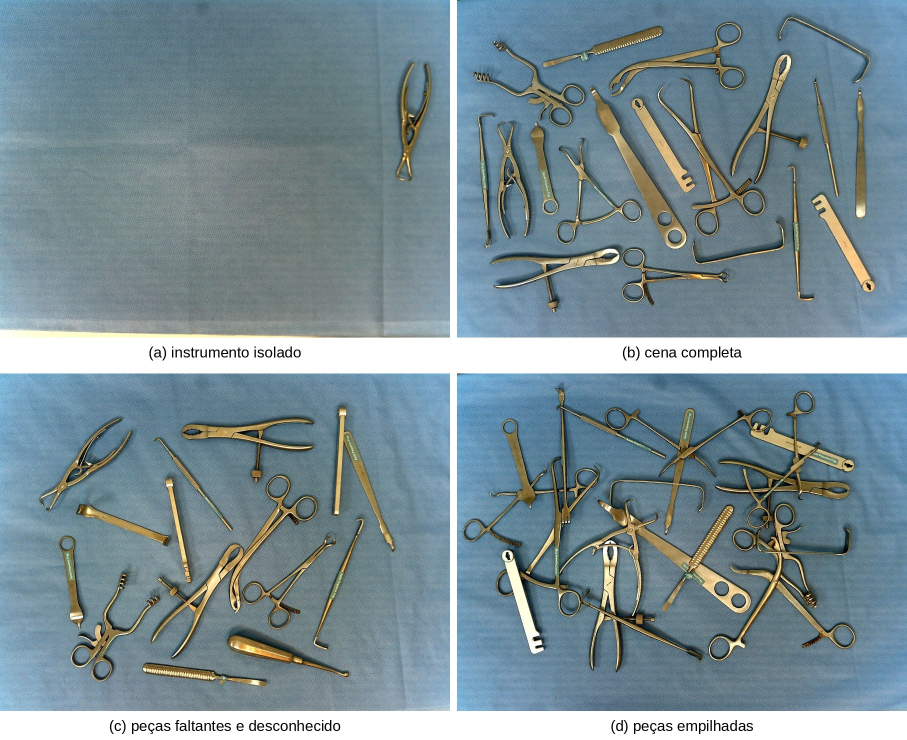
#> input picture figura_03_exemplos_dataset.jpg, 1814 x 1480 px, given in place of the camera (shown at 1/2 size)
$ python captura_treino.py   (older library calls are emulated)
#> lines starting #> are read from the running program, lines starting #| are printed output that depends on the picture
import os
import re
import ctypes
from ctypes import wintypes
import cv2  # importa a biblioteca OpenCV (captura de câmera, processamento e exibição de imagens)

# ===== CONFIGURAÇÕES =====
INDICE_CAMERA = 0     # número da câmera no Windows (0 = primeira câmera encontrada)
LARGURA = 2048        # largura pedida à câmera, em pixels (4:3 de sensor inteiro; máximo da OV5640 é 2592x1944 a 15fps)
ALTURA = 1536         # altura pedida à câmera, em pixels (mantenha 4:3; 1920x1080 é 16:9 e CORTA o campo de visão)
REALCE_INICIAL = 2    # posição inicial da barra de realce (2 = intensidade 0.2; barra vai de 0 a 30)
LARGURA_JANELA = 1280 # largura usada só para mostrar na tela; a imagem real continua em alta resolução

FOCO_MAX = 1023       # valor máximo da barra de foco (faixa do driver: muitos usam 0-1023, alguns 0-255)
FOCO_INICIAL = 10     # valor de foco aplicado ao abrir o programa (o que você achou ideal na bancada)
PASSO_VARREDURA = 20  # de quanto em quanto o foco anda na busca automática (tecla A)


# ===== PADRÕES DO DRIVER (valores da janela "Propriedades de HD USB Camera") =====
# Aplicados automaticamente toda vez que o programa abre. A tecla C continua abrindo a janela do driver
# para ajuste manual; a tecla R reaplica estes padrões. Para mudar o padrão, edite os números abaixo.
PADROES_CAMERA = {
    "Brilho":              (cv2.CAP_PROP_BRIGHTNESS,   6),
    "Contraste":           (cv2.CAP_PROP_CONTRAST,     9),
    "Matiz":               (cv2.CAP_PROP_HUE,          -7),
    "Saturação":           (cv2.CAP_PROP_SATURATION,   7),
    "Nitidez (driver)":    (cv2.CAP_PROP_SHARPNESS,    7),
    "Gama":                (cv2.CAP_PROP_GAMMA,        5),
    "Comp. luz de fundo":  (cv2.CAP_PROP_BACKLIGHT,    0),
    "Ganho":               (cv2.CAP_PROP_GAIN,         0),
}
BALANCO_BRANCO_AUTO = 1     # 1 = automático (marcado na janela do driver)
BALANCO_BRANCO_VALOR = 5045 # valor mostrado na janela (só vale se o automático estiver desligado)
EXPOSICAO_AUTO = 1          # 1 = automático (marcado na janela do driver)
EXPOSICAO_VALOR = -6        # valor mostrado na janela (só vale se o automático estiver desligado)


def aplicar_padroes_camera(camera):                      # envia todos os padrões do driver para a câmera
    for nome, (prop, valor) in PADROES_CAMERA.items():   # percorre cada parâmetro da tabela acima
        camera.set(prop, valor)                          # envia o valor para o driver
    camera.set(cv2.CAP_PROP_AUTO_WB, BALANCO_BRANCO_AUTO)          # liga/desliga o balanço de branco automático
    if not BALANCO_BRANCO_AUTO:                                    # só no manual o valor é usado
        camera.set(cv2.CAP_PROP_WB_TEMPERATURE, BALANCO_BRANCO_VALOR)
    camera.set(cv2.CAP_PROP_AUTO_EXPOSURE, 0.75 if EXPOSICAO_AUTO else 0.25)  # 0.75 = auto, 0.25 = manual
    if not EXPOSICAO_AUTO:                                         # só no manual o valor é usado
        camera.set(cv2.CAP_PROP_EXPOSURE, EXPOSICAO_VALOR)
    print("Padrões aplicados (valor pedido -> valor lido do driver):")   # confere o que o driver aceitou
    for nome, (prop, valor) in PADROES_CAMERA.items():
        print(f"  {nome}: {valor} -> {camera.get(prop)}")
    print(f"  Balanço de branco auto: {camera.get(cv2.CAP_PROP_AUTO_WB)} | Exposição: {camera.get(cv2.CAP_PROP_EXPOSURE)}")
    print("  (Rotação 0 e PowerLine 60 Hz não são controláveis pelo OpenCV; ficam como estão no driver)")


# ===== PASTA DAS FOTOS =====
NOME_PASTA_FOTOS = "fotos_treino"   # pasta criada dentro da Área de Trabalho
PREFIXO_FOTO = "img_"               # nomes: img_0001.jpg, img_0002.jpg, ...
QUALIDADE_JPEG = 95                 # qualidade do JPG salvo (0-100)


def pasta_area_de_trabalho():                            # descobre a Área de Trabalho real (inclusive com OneDrive)
    try:
        class GUID(ctypes.Structure):
            _fields_ = [("a", wintypes.DWORD), ("b", wintypes.WORD), ("c", wintypes.WORD), ("d", ctypes.c_ubyte * 8)]
        # FOLDERID_Desktop = {B4BFCC3A-DB2C-424C-B029-7FE99A87C641}
        fid = GUID(0xB4BFCC3A, 0xDB2C, 0x424C, (ctypes.c_ubyte * 8)(0xB0, 0x29, 0x7F, 0xE9, 0x9A, 0x87, 0xC6, 0x41))
        ptr = ctypes.c_wchar_p()
        if ctypes.windll.shell32.SHGetKnownFolderPath(ctypes.byref(fid), 0, None, ctypes.byref(ptr)) == 0:
            caminho = ptr.value
            ctypes.windll.ole32.CoTaskMemFree(ptr)
            return caminho
    except Exception:
        pass
    return os.path.join(os.path.expanduser("~"), "Desktop")   # alternativa caso o método acima falhe


def proximo_numero(pasta):                               # menor número livre: preenche buracos deixados por fotos apagadas
    usados = set()
    for nome in os.listdir(pasta):
        m = re.fullmatch(re.escape(PREFIXO_FOTO) + r"(\d+)\.(jpg|txt)", nome)   # conta .jpg e também .txt (label)
        if m:                                            # (assim não reaproveita um número que ainda tem label antigo)
            usados.add(int(m.group(1)))
    n = 1
    while n in usados:
        n += 1
    return n


def salvar_foto(frame, pasta, numero):                   # salva o JPG (funciona também com acentos no caminho)
    caminho = os.path.join(pasta, f"{PREFIXO_FOTO}{numero:04d}.jpg")
    ok, buf = cv2.imencode(".jpg", frame, [cv2.IMWRITE_JPEG_QUALITY, QUALIDADE_JPEG])
    if ok:
        buf.tofile(caminho)
    return ok, caminho


def medir_nitidez(frame):                                # calcula um número que indica o quão nítida está a imagem
    cinza = cv2.cvtColor(frame, cv2.COLOR_BGR2GRAY)      # converte a imagem colorida (BGR) para tons de cinza
    return cv2.Laplacian(cinza, cv2.CV_64F).var()        # aplica o Laplaciano (detecta bordas) e retorna a variância:
                                                         # muitas bordas definidas = valor alto = imagem nítida


def nitidez_centro(frame, fracao=0.4):                   # mede a nitidez só na região central da imagem
    """Mede a nitidez só no centro da imagem (onde fica o instrumental)."""
    h, w = frame.shape[:2]                               # pega a altura (h) e a largura (w) da imagem
    dh, dw = int(h * fracao / 2), int(w * fracao / 2)    # metade da altura/largura do recorte (40% da imagem no total)
    return medir_nitidez(frame[h//2 - dh:h//2 + dh, w//2 - dw:w//2 + dw])  # recorta o centro e mede a nitidez dele


def aplicar_realce(frame, intensidade):                  # realça as bordas da imagem (técnica "unsharp mask")
    if intensidade <= 0:                                 # se o realce estiver zerado...
        return frame                                     # ...devolve a imagem original sem mexer
    borrado = cv2.GaussianBlur(frame, (0, 0), 3)         # cria uma cópia borrada da imagem (desfoque gaussiano, sigma 3)
    return cv2.addWeighted(frame, 1 + intensidade, borrado, -intensidade, 0)  # original*(1+k) - borrado*k:
                                                         # subtrair o borrado reforça as bordas


def definir_foco(camera, valor):                         # coloca a câmera em foco manual num valor específico
    camera.set(cv2.CAP_PROP_AUTOFOCUS, 0)                # desliga o autofoco (0 = desligado)
    camera.set(cv2.CAP_PROP_FOCUS, valor)                # envia a posição da lente para a câmera


def varredura_foco(camera, janela):                      # procura automaticamente o melhor foco
    """Percorre a faixa de foco e para no valor com maior nitidez no centro."""
    print("Varrendo o foco... aguarde.")                 # avisa no terminal que a busca começou
    melhor_valor, melhor_nitidez = 0, -1                 # guarda o melhor resultado (começa com nitidez -1 para qualquer valor ganhar)
    for valor in range(0, FOCO_MAX + 1, PASSO_VARREDURA):  # testa o foco de 0 até FOCO_MAX, pulando de 20 em 20
        definir_foco(camera, valor)                      # move a lente para o valor atual do teste
        for _ in range(3):                               # lê e descarta 3 frames...
            camera.read()                                # ...enquanto a lente termina de se mover
        ret, frame = camera.read()                       # captura um frame já com a lente parada
        if not ret:                                      # se a leitura falhou...
            continue                                     # ...pula para o próximo valor
        n = nitidez_centro(frame)                        # mede a nitidez do centro nesse foco
        if n > melhor_nitidez:                           # se for a mais nítida até agora...
            melhor_valor, melhor_nitidez = valor, n      # ...guarda esse foco como o melhor
    definir_foco(camera, melhor_valor)                   # ao final, trava a lente no melhor foco encontrado
    print(f"Melhor foco: {melhor_valor} (nitidez {melhor_nitidez:.1f})")  # mostra o resultado no terminal
    return melhor_valor                                  # devolve o valor para o loop principal


# ===== ABERTURA DA CÂMERA =====
camera = cv2.VideoCapture(INDICE_CAMERA, cv2.CAP_DSHOW)  # abre a câmera usando o DirectShow do Windows
                                                         # (necessário para a tecla C abrir a config. do driver)

if not camera.isOpened():                                # se a câmera não abriu (desconectada, em uso por outro programa...)
    print("Erro: não foi possível abrir a câmera.")      # mostra o erro
    exit()                                               # encerra o programa

# MJPG precisa vir ANTES da resolução, senão a câmera cai para 640x480
camera.set(cv2.CAP_PROP_FOURCC, cv2.VideoWriter_fourcc(*'MJPG'))  # pede o formato comprimido MJPG (o USB aguenta alta resolução)
camera.set(cv2.CAP_PROP_FRAME_WIDTH, LARGURA)            # pede a largura configurada
camera.set(cv2.CAP_PROP_FRAME_HEIGHT, ALTURA)            # pede a altura configurada

ret, teste = camera.read()                               # captura um frame de teste
#> teste is the input picture: shape (1480, 1814, 3); mean B, G, R 149.1, 141.5, 121.7
if ret:                                                  # se a captura funcionou...
    print(f"Resolução real: {teste.shape[1]}x{teste.shape[0]}")  # ...mostra a resolução que a câmera realmente entregou
#| Resolução real: 1814x1480
    if abs(teste.shape[1] / teste.shape[0] - 4 / 3) > 0.01:  # se a proporção não for 4:3...
        print("AVISO: proporção diferente de 4:3 (o driver pode estar cortando o campo de visão).")

# Padrões do driver (brilho, contraste, etc.)
aplicar_padroes_camera(camera)                           # aplica os valores definidos no topo do arquivo

# Foco manual
definir_foco(camera, FOCO_INICIAL)                      # desliga o autofoco e aplica o foco inicial (10)
print(f"Autofoco: {camera.get(cv2.CAP_PROP_AUTOFOCUS)} | Foco lido: {camera.get(cv2.CAP_PROP_FOCUS)}")  # confere o que o driver aceitou

# ===== JANELA E CONTROLES =====
janela = "Camera em tempo real"                          # nome (título) da janela de exibição
cv2.namedWindow(janela, cv2.WINDOW_NORMAL)               # cria a janela redimensionável

print("Teclas: ESC = sair | S = nitidez | C = config. do driver | P = salvar foto")  # lista as teclas no terminal
print("        A = buscar melhor foco | + / - = ajuste fino do foco | F = liga/desliga autofoco")
print("        [ / ] = diminui/aumenta o realce | R = reaplicar padrões do driver")
PASTA_FOTOS = os.path.join(pasta_area_de_trabalho(), NOME_PASTA_FOTOS)   # Área de Trabalho\fotos_treino
os.makedirs(PASTA_FOTOS, exist_ok=True)                  # cria a pasta se ainda não existir
contador_fotos = proximo_numero(PASTA_FOTOS)             # próximo número livre (0001 na primeira vez)
print(f"Fotos serão salvas em: {PASTA_FOTOS} (próxima: {PREFIXO_FOTO}{contador_fotos:04d}.jpg)")
foco_atual = FOCO_INICIAL                                # último foco enviado à câmera (para só reenviar quando mudar)
auto_atual = 0                                           # estado do autofoco (0 = manual, 1 = automático)
realce_valor = REALCE_INICIAL                            # realce atual (0 a 30; a intensidade usada é valor/10)

# ===== LOOP PRINCIPAL =====
while True:                                              # repete até o usuário apertar ESC
    ret, frame = camera.read()                           # captura um frame da câmera
    if not ret:                                          # se a captura falhou...
        print("Erro ao capturar imagem.")                # ...avisa
        break                                            # ...e sai do loop

    realce = realce_valor / 10.0                         # converte o valor do realce (ex.: 2 -> 0.2)
    nitidez = medir_nitidez(frame)                       # mede a nitidez na imagem ORIGINAL (antes do realce)
#> in medir_nitidez, `cinza = cv2.cvtColor(frame, cv2.COLOR_BGR2GRAY)`:
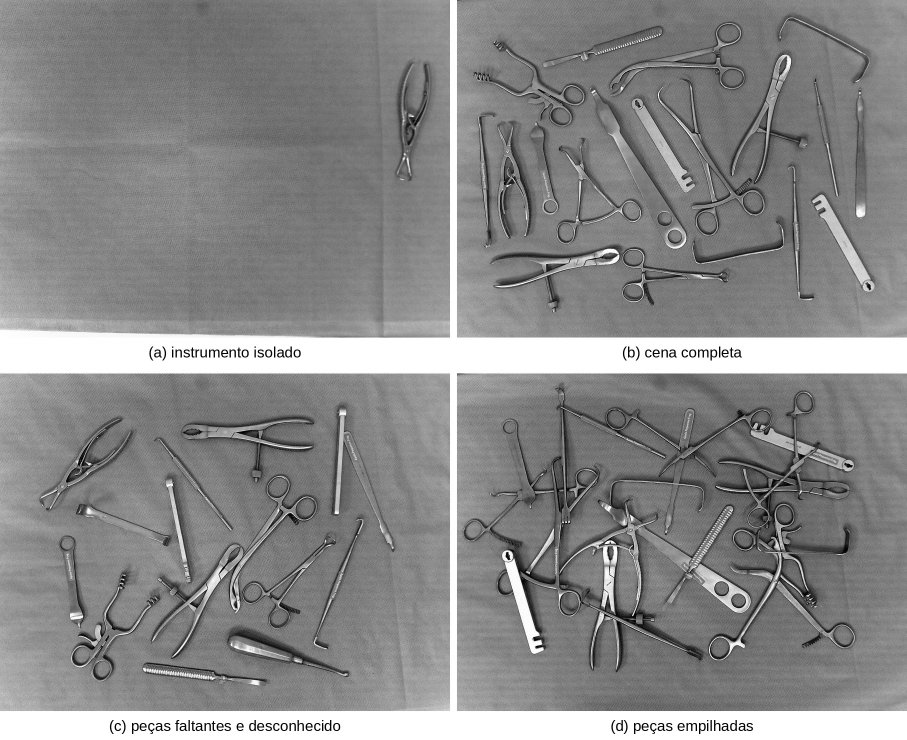
#> cinza: shape (1480, 1814) (shown at 1/2 size); min 0, max 255, mean 136.4
#> nitidez = 5077.2

    # Use 'frame_realcado' na detecção (YOLO)
    frame_realcado = aplicar_realce(frame, realce)       # aplica o realce; esta é a imagem que vai para o YOLO

    # Reduz só para exibir na tela
    escala = LARGURA_JANELA / frame.shape[1]             # calcula o fator de redução (1280 / 2592 ≈ 0.49)
#> escala = 0.706
    exibir = cv2.resize(frame_realcado, None, fx=escala, fy=escala)  # cria uma cópia menor só para a tela
    modo = "AUTO" if auto_atual else str(foco_atual)     # texto do foco: "AUTO" ou o número do foco manual
    texto = (f"{frame.shape[1]}x{frame.shape[0]}  Nitidez: {nitidez:.1f}  "   # monta a linha de informações:
             f"Realce: {realce:.1f}  Foco: {modo}")      # resolução, nitidez, realce e foco
    cv2.putText(exibir, texto, (10, 30), cv2.FONT_HERSHEY_SIMPLEX,  # escreve o texto no canto superior esquerdo
                0.7, (0, 0, 0), 2)                       # tamanho 0.7, cor preta (BGR), espessura 2
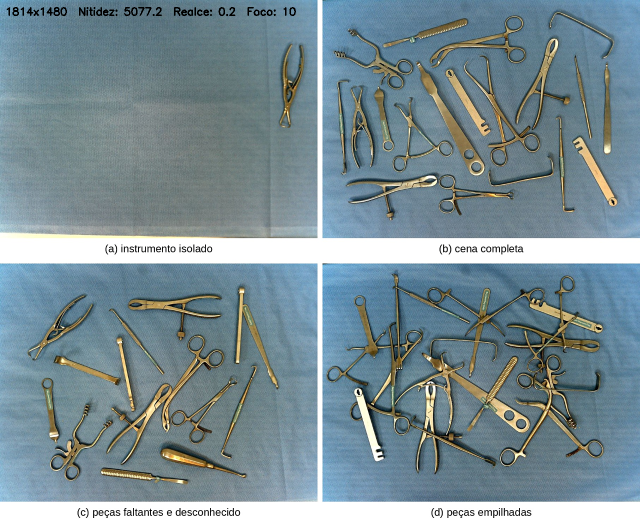
#> exibir: shape (1044, 1280, 3) (shown at 1/2 size); mean B, G, R 148.6, 141, 121.2
    cv2.imshow(janela, exibir)                           # mostra a imagem na janela

    tecla = cv2.waitKey(1) & 0xFF                        # espera 1 ms por uma tecla (e atualiza a janela)
#> (key Esc is pressed here)
    if tecla == 27:                                      # 27 = código da tecla ESC
        break                                            # sai do loop e encerra
    elif tecla == ord('s'):                              # tecla S: mostra as medições no terminal
        print(f"Nitidez: {nitidez:.1f} | Centro: {nitidez_centro(frame):.1f} | "
              f"Realce: {realce:.1f} | Foco: {modo}")
    elif tecla == ord('c'):                              # tecla C: abre a janela de propriedades do driver
        camera.set(cv2.CAP_PROP_SETTINGS, 1)             # (exposição, balanço de branco, ganho, brilho, etc.)
    elif tecla == ord('r'):                              # tecla R: volta aos padrões do driver definidos no topo
        aplicar_padroes_camera(camera)
        if auto_atual == 0:
            definir_foco(camera, foco_atual)
    elif tecla == ord('p'):                            # tecla P: salva uma foto
        contador_fotos = proximo_numero(PASTA_FOTOS)     # confere a pasta a cada foto (preenche buracos)
        ok, caminho = salvar_foto(frame_realcado, PASTA_FOTOS, contador_fotos)   # salva a imagem realçada em resolução cheia
        if ok:
            print(f"Foto salva: {caminho}")
        else:
            print("Erro ao salvar a foto.")
    elif tecla == ord('a'):                              # tecla A: busca automática do melhor foco
        auto_atual = 0                                   # memoriza o modo manual
        foco_atual = varredura_foco(camera, janela)      # executa a varredura e guarda o foco encontrado
    elif tecla in (ord('+'), ord('=')):                  # tecla + (ou =): aumenta o foco
        if auto_atual == 0:
            foco_atual = min(foco_atual + 1, FOCO_MAX)   # +1, sem passar do máximo
            camera.set(cv2.CAP_PROP_FOCUS, foco_atual)
    elif tecla == ord('-'):                              # tecla -: diminui o foco
        if auto_atual == 0:
            foco_atual = max(foco_atual - 1, 0)          # -1, sem ficar abaixo de 0
            camera.set(cv2.CAP_PROP_FOCUS, foco_atual)
    elif tecla == ord('f'):                              # tecla F: liga/desliga o autofoco
        auto_atual = 1 - auto_atual
        camera.set(cv2.CAP_PROP_AUTOFOCUS, auto_atual)
        if auto_atual == 0:                              # voltou para manual: reaplica o último foco manual
            camera.set(cv2.CAP_PROP_FOCUS, foco_atual)
    elif tecla == ord(']'):                              # tecla ]: aumenta o realce
        realce_valor = min(realce_valor + 1, 30)
    elif tecla == ord('['):                              # tecla [: diminui o realce
        realce_valor = max(realce_valor - 1, 0)

# ===== FINALIZAÇÃO =====
camera.release()                                         # libera a câmera para outros programas
cv2.destroyAllWindows()                                  # fecha todas as janelas do OpenCV

$ run again, on figura_12_exemplos_erros.jpg
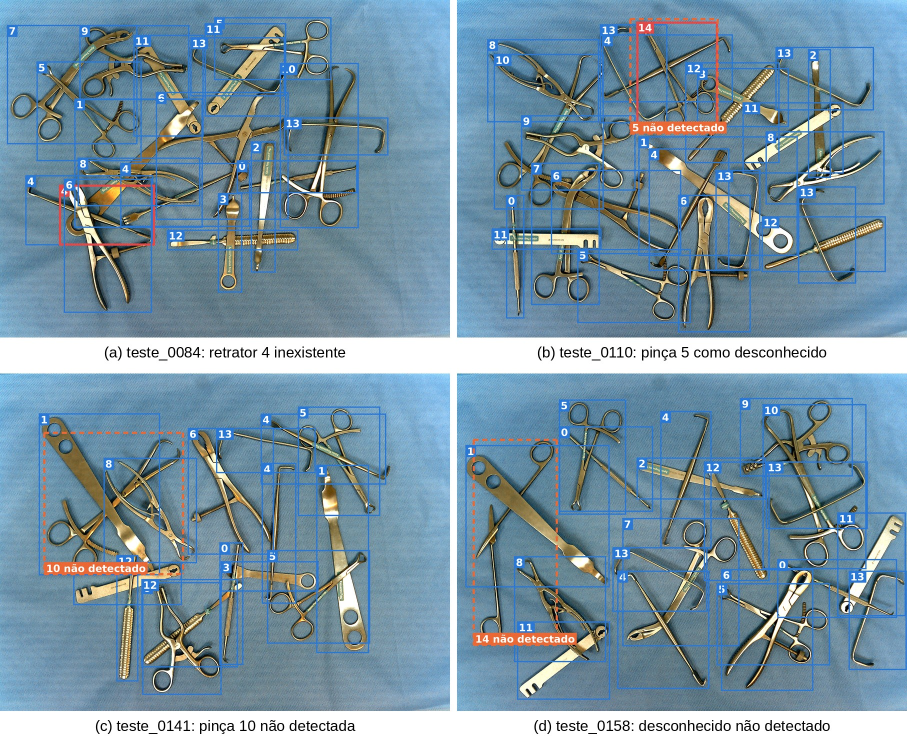
#> input picture figura_12_exemplos_erros.jpg, 1814 x 1480 px, given in place of the camera (shown at 1/2 size)
#> teste is the input picture: shape (1480, 1814, 3); mean B, G, R 162.9, 146.6, 119.4
#| Resolução real: 1814x1480
#> in medir_nitidez, `cinza = cv2.cvtColor(frame, cv2.COLOR_BGR2GRAY)`:
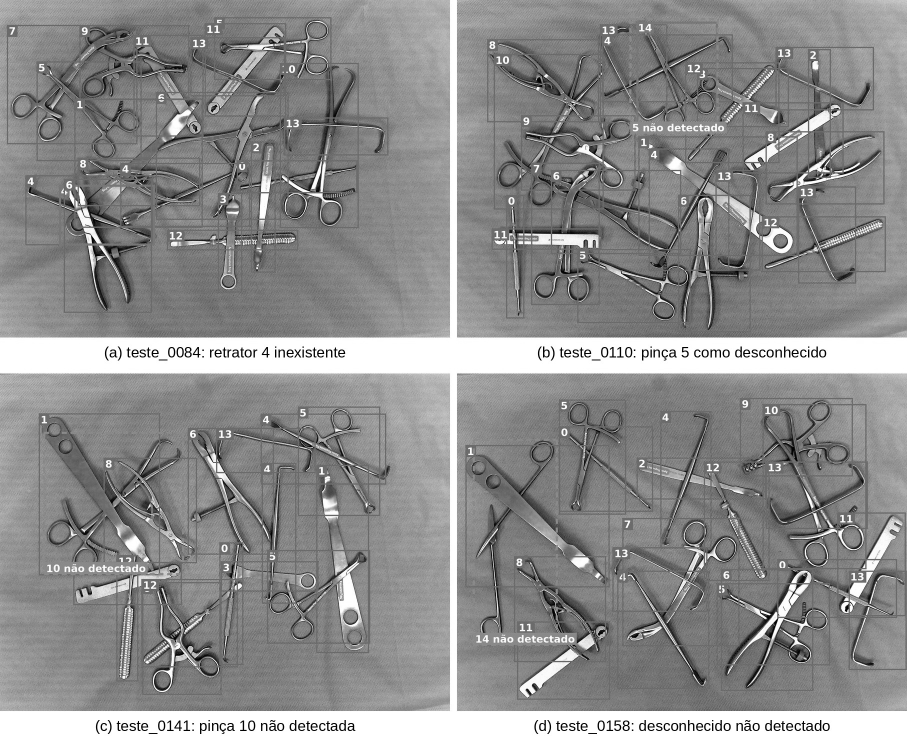
#> cinza: shape (1480, 1814) (shown at 1/2 size); min 0, max 255, mean 140.3
#> nitidez = 6995.8
#> `cv2.putText(exibir, texto, (10, 30), cv2.FONT_HERSHEY_SIMPLEX,`:
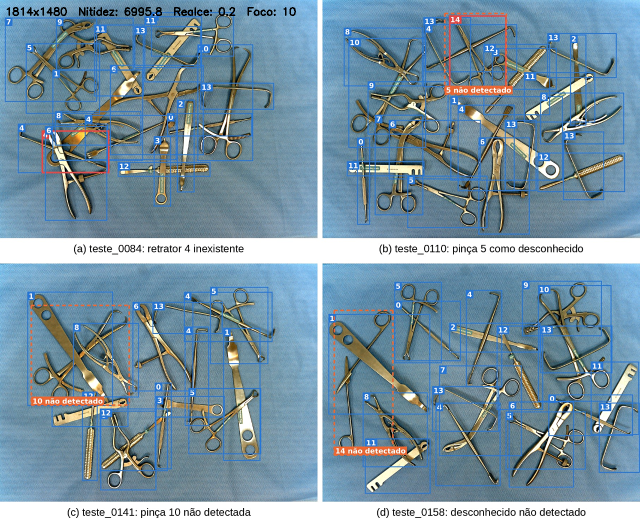
#> exibir: shape (1044, 1280, 3) (shown at 1/2 size); mean B, G, R 162.2, 145.9, 118.8
